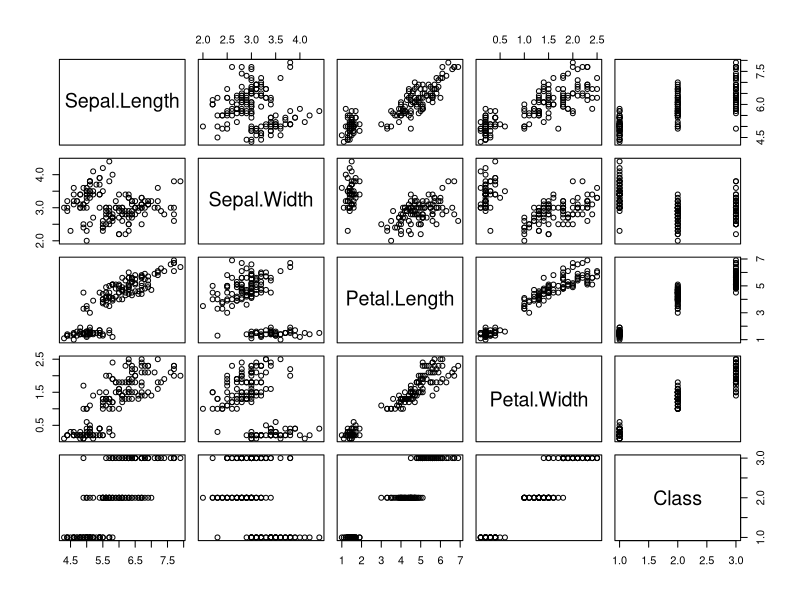
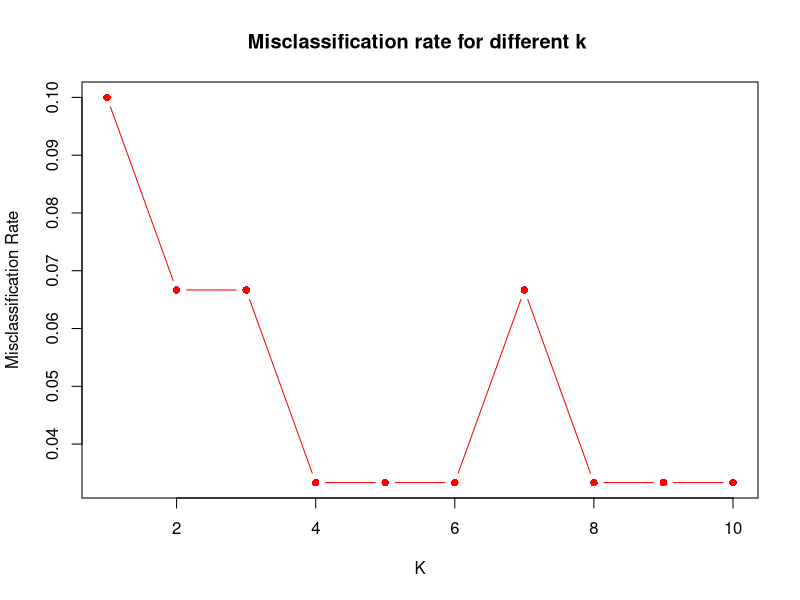
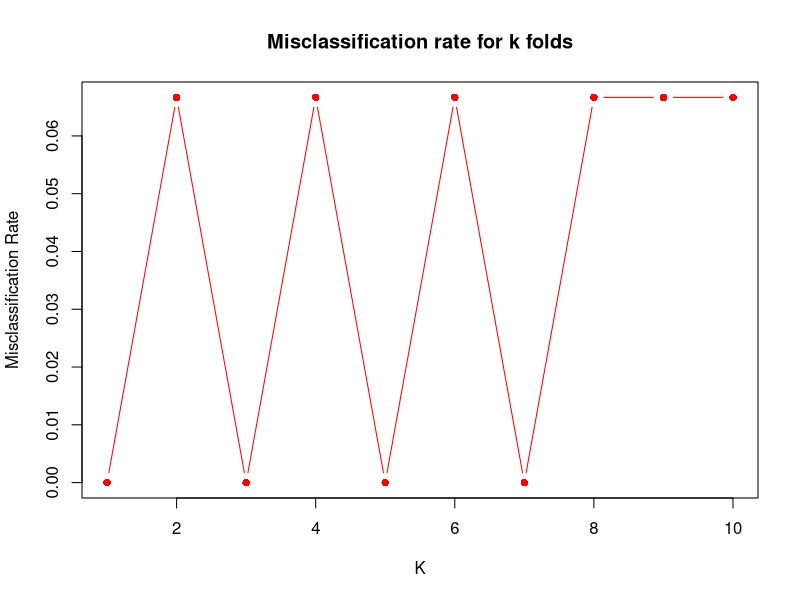
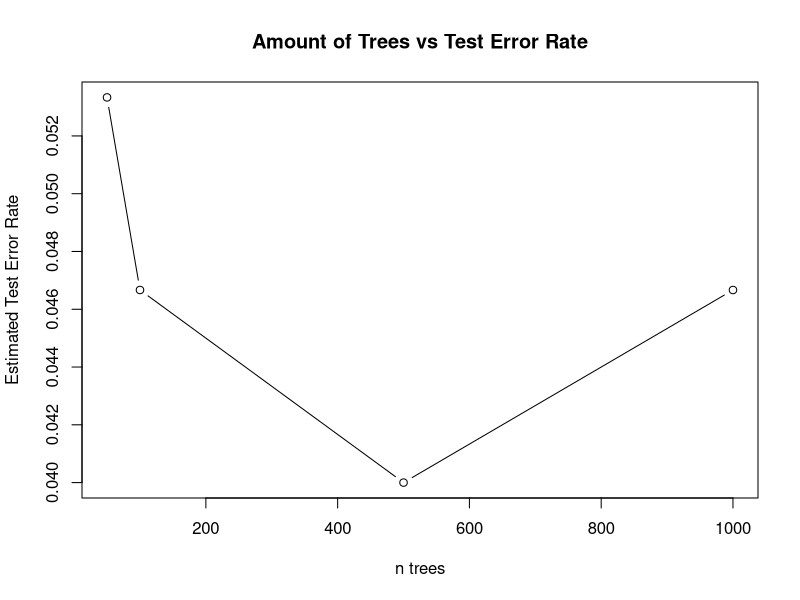
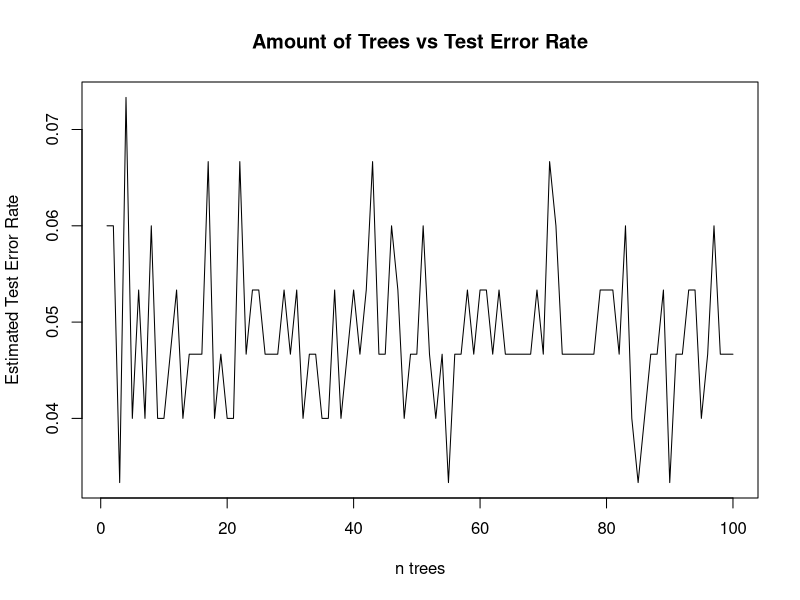

Write R code to recreate these figures, in order.
## ---- chunk 1
knitr::opts_chunk$set(echo = TRUE)
## ---- chunk 2
install.packages(c('randomForest', 'caret', 'class','ggplot2'))

library(class)
library(caret)
library(randomForest)
library(ggplot2)
library(MASS)

# load data from CSV
Iris <- read.csv("bezedekIris.csv")
View(Iris)
attach(Iris)

Iris$Class <- as.factor(Iris$Class) # for handling qualitative response
## ---- chunk 3
summary(Iris)
## ---- chunk 4
pairs(Iris)
## ---- chunk 5
cor(subset(Iris, select = -c(Class)))
## ---- chunk 6
set.seed(1)
k = 10
cv.error <- rep(0, k)
splits <- createFolds(Class, returnTrain = FALSE)
for(i in 1:k) {
  #Split into train and test
  test <- splits[[i]]
  train <- -(test)
  Iris.test <- Iris[test, ]
  Class.test <- Class[test]
  
  #Train model
  lda.fit <- lda(Class ~ ., data = Iris, subset = train)
  
  #Test model
  lda.pred <- predict(lda.fit, Iris.test)
  lda.class <- lda.pred$class
  cv.error[i] <- mean(lda.class != Class.test)
}
cv.error
mean(cv.error)

lda.fit <- lda(Class ~ ., data = Iris)
lda.fit
## ---- chunk 7
set.seed(1)
k = 10
cv.error <- rep(0, k)
splits <- createFolds(Class, returnTrain = FALSE)
for(i in 1:k) {
  #Split into train and test
  test <- splits[[i]]
  train <- -(test)
  Iris.test <- Iris[test, ]
  Class.test <- Class[test]
  
  #Train model
  qda.fit <- qda(Class ~ ., data = Iris, subset = train)
  
  #Test model
  qda.pred <- predict(qda.fit, Iris.test)
  qda.class <- qda.pred$class
  cv.error[i] <- mean(qda.class != Class.test)
}
cv.error
mean(cv.error)

qda.fit <- qda(Class ~ ., data = Iris)
qda.fit
## ---- chunk 8
set.seed(300)
train_indices = sample(1:nrow(Iris), 0.8 * nrow(Iris))
train_data=Iris[train_indices, ]
test_data=Iris[-train_indices, ]
predictors=names(train_data)[1:4]
response="Class"
correct_classification=numeric()
misclassification_rates=numeric()
for (k_value in 1:10) {
  knn_predictions=knn(train = train_data[, predictors], test = test_data[, predictors], cl = train_data[, response], k = k_value)
  confusion_matrix=table(Actual = test_data[, response], Predicted = knn_predictions)
  correct_classification=sum(diag(confusion_matrix)) / sum(confusion_matrix)
  misclassification_rate=1 - correct_classification
  misclassification_rates=c(misclassification_rates, misclassification_rate)
  sprintf("K = %s",k_value)
  sprintf("The confusion matrix of K= %s is %s",k_value,confusion_matrix)
  }
sprintf("The misclassification rate for different values of k is %s",paste(misclassification_rates,collapse = ","))
plot(1:10, misclassification_rates, type = "b", xlab = "K",pch=16,col="red", ylab = "Misclassification Rate", main = "Misclassification rate for different k ")
## ---- chunk 9
set.seed(123)
predictors = names(Iris)[1:4]
response = "Class"
irirs_data_2 = Iris[,c(predictors,response),drop=FALSE]
k_folds = 10
folds = createFolds(irirs_data_2$Class,k=k_folds,list=TRUE,returnTrain = FALSE)
missclassification_rates = numeric()
for (fold_ind in folds){
  fold = unlist(fold_ind)
  train_data = irirs_data_2[-fold,]
  test_data = irirs_data_2[fold,]
  knn_predictions = knn(train = train_data[,predictors],test=test_data[,predictors],cl=train_data[,response],k=3)
  confusion_matrix = table(Actual=test_data[,response],Predicted=knn_predictions)
  correct_classification = sum(diag(confusion_matrix))/sum(confusion_matrix)
  missclassification_rate = 1-correct_classification
  missclassification_rates = c(missclassification_rates,missclassification_rate)
}
sprintf("The misclassification rate for k folds are: %s",paste(missclassification_rates,collapse = ","))
plot(1:10, missclassification_rates, type = "b",pch =16,col="red", xlab = "K", ylab = "Misclassification Rate", main = "Misclassification rate for k folds")
average_missclassification = mean(missclassification_rates)
sprintf("The average misclassification rate after validation is %s",average_missclassification)

## ---- chunk 10
set.seed(1)
k=10
mis.errors.50=rep(k)
Iris.splits=createFolds(Iris$Class, k = k, returnTrain = FALSE)

for (i in 1:k){
  # split into train/test
  Iris.test=Iris[Iris.splits[[i]],]
  Iris.train=Iris[-Iris.splits[[i]],]
  
  # train model
  rf.fit = randomForest(Iris.train$Class ~ ., data=Iris.train, type='classification',importance=TRUE, proximity=TRUE, ntree=50) 
  
  # predict on test and get error from confusion matrix
  predictions=predict(rf.fit, Iris.test)
  rf.cm=table(predictions,Iris.test$Class)
  mis.error=1-sum(diag(rf.cm))/sum(rf.cm)
  
  mis.errors.50[i]=mis.error
}

mean(mis.errors.50)
## ---- chunk 11
set.seed(1)
k=10
mis.errors.100=rep(k)
Iris.splits=createFolds(Iris$Class, k = k, returnTrain = FALSE)

for (i in 1:k){
  # split into train/test
  Iris.test=Iris[Iris.splits[[i]],]
  Iris.train=Iris[-Iris.splits[[i]],]
  
  # train model
  rf.fit = randomForest(Iris.train$Class ~ ., data=Iris.train, type='classification',importance=TRUE, proximity=TRUE, ntree=100) 
  
  # predict on test and get error from confusion matrix
  predictions=predict(rf.fit, Iris.test)
  rf.cm=table(predictions,Iris.test$Class)
  mis.error=1-sum(diag(rf.cm))/sum(rf.cm)
  
  mis.errors.100[i]=mis.error
}

mean(mis.errors.100)
## ---- chunk 12
set.seed(1)
k=10
mis.errors.500=rep(k)
Iris.splits=createFolds(Iris$Class, k = k, returnTrain = FALSE)

for (i in 1:k){
  # split into train/test
  Iris.test=Iris[Iris.splits[[i]],]
  Iris.train=Iris[-Iris.splits[[i]],]
  
  # train model
  rf.fit = randomForest(Iris.train$Class ~ ., data=Iris.train, type='classification',importance=TRUE, proximity=TRUE, ntree=500) 
  
  # predict on test and get error from confusion matrix
  predictions=predict(rf.fit, Iris.test)
  rf.cm=table(predictions,Iris.test$Class)
  mis.error=1-sum(diag(rf.cm))/sum(rf.cm)
  
  mis.errors.500[i]=mis.error
}

mean(mis.errors.500)
## ---- chunk 13
set.seed(1)
k=10
mis.errors.1000=rep(k)
Iris.splits=createFolds(Iris$Class, k = k, returnTrain = FALSE)

for (i in 1:k){
  # split into train/test
  Iris.test=Iris[Iris.splits[[i]],]
  Iris.train=Iris[-Iris.splits[[i]],]
  
  # train model
  rf.fit = randomForest(Iris.train$Class ~ ., data=Iris.train, type='classification',importance=TRUE, proximity=TRUE, ntree=1000) 
  
  # predict on test and get error from confusion matrix
  predictions=predict(rf.fit, Iris.test)
  rf.cm=table(predictions,Iris.test$Class)
  mis.error=1-sum(diag(rf.cm))/sum(rf.cm)
  
  mis.errors.1000[i]=mis.error
}

mean(mis.errors.1000)
## ---- chunk 14
ave.errors=c(mean(mis.errors.50),mean(mis.errors.100),mean(mis.errors.500),mean(mis.errors.1000))

plot(c(50,100,500,1000),ave.errors, xlab = 'n trees', ylab='Estimated Test Error Rate', type='b')

title('Amount of Trees vs Test Error Rate')
## ---- chunk 15
set.seed(1)
ntree.max=100
k=10

n.errors=rep(ntree.max) # store avg error for each model

# cross-validate each model with increasing ntree
for (n in 1:ntree.max){
  k.errors=rep(k)
  Iris.splits=createFolds(Iris$Class, k = k, returnTrain = FALSE)
  
  for (i in 1:k){
    # split into train/test
    Iris.test=Iris[Iris.splits[[i]],]
    Iris.train=Iris[-Iris.splits[[i]],]
    
    # train model
    rf.fit = randomForest(Iris.train$Class ~ ., data=Iris.train, type='classification',importance=TRUE, proximity=TRUE, ntree=n) 
    
    # predict on test and get error from confusion matrix
    predictions=predict(rf.fit, Iris.test)
    rf.cm=table(predictions,Iris.test$Class)
    mis.error=1-sum(diag(rf.cm))/sum(rf.cm)
    
    k.errors[i]=mis.error
  }
  n.errors[n]=mean(k.errors)
}
## ---- chunk 16
error.min=which.min(n.errors)
error.min
plot(seq(1:ntree.max),n.errors, xlab = 'n trees', ylab='Estimated Test Error Rate', type='l')
title('Amount of Trees vs Test Error Rate')
